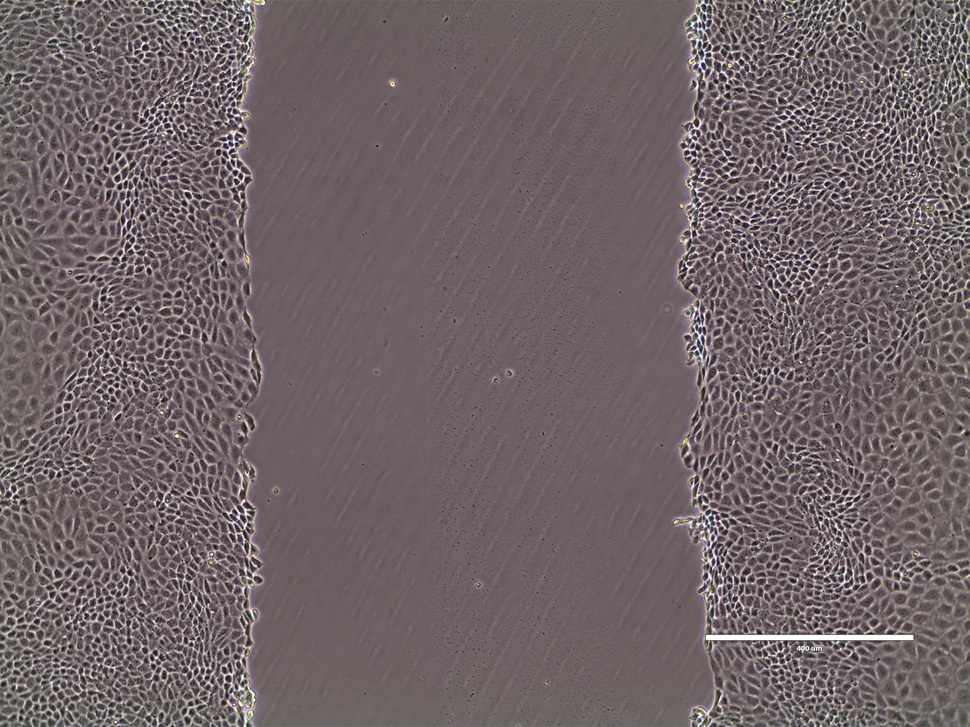
#> input picture notebooks/RK1.jpg, 970 x 727 px, shrunk from 2048 x 1536 before the run
$ jupyter execute --allow-errors fft_sequence.ipynb   (shell and % lines are left out)
#> lines starting #> are read from the running program, lines starting #| are printed output that depends on the picture
### master/image.py
import cv2
import numpy as np
import matplotlib.pyplot as plt
import glob
import pickle
import copy

class Image():
    """ This is an image class designed to give basic image functionality
    including showing, getting basic info, duplicate, crop, and perform
    other basic functionality on images.
    """

    """Create class attributes"""
    cv_flags = {
        'gray'      :  0,
        'color'     :  1,
        'unchanged' : -1
    }

    def __init__( self, image_filename, image_name, color_model='gray' ):
        """ Initialize instance attributes to describe an image """
#> called with image_filename = 'RK1.jpg', image_name = 'Original Cell Image', color_model = 'color'
        cv_flag             = Image.cv_flags.get(color_model, 'gray')
        self.image_filename = image_filename
        self.image_name     = image_name
        self.image          = cv2.imread(image_filename, cv_flag)
#> self.image is the input picture: shape (727, 970, 3); mean B, G, R 102.7, 100, 111.7
        self.shape          = self.image.shape
#> self.shape = (727, 970, 3)
        self.height         = self.shape[0]
#> self.height = 727
        self.width          = self.shape[1]
#> self.width = 970
        if len(self.shape) > 2:
            self.channel_cnt    = self.shape[2]
#> self.channel_cnt = 3
        else:
            self.channel_cnt    = 1
        if 1 < self.channel_cnt < 4:     # Set default colorspace to RGB
            self.image       = cv2.cvtColor(self.image, cv2.COLOR_BGR2RGB)
            self.color_space = 'RGB'
        elif self.channel_cnt > 3:
            self.image = cv2.cvtColor(self.image, cv2.COLOR_BGRA2RGBA)
            self.color_space = 'RGBA'
        else:
            self.color_space = 'Grayscale'
        # self.histr = cv2.calcHist([self.image], [0], None, [256], [0,256])

    def print_info(self):
        """ Print a statement with basic image info."""
        # Note: change Image Info to something more descriptive
        line_len = len(self.image_name) + 10
        print("-"*line_len)
        print("---- " + self.image_name + " ----")
        print("-"*line_len)
        print("Original Filename : " + self.image_filename)
        print("Height            : " + str(self.height))
#| Height            : 727
        print("Width             : " + str(self.width))
#| Width             : 970
        print("Color Channels    : " + str(self.channel_cnt))
#| Color Channels    : 3
        print("Color Space       : " + self.color_space)
        print("")

    # [22 lines left out: function cvt_color, not called in this run]


    def show_gray_im(self, figure_name=''):
        plt.figure(figure_name)
        plt.imshow(self.image, cmap='gray', vmin=0, vmax=255)

    # [29 lines left out: functions show_hist, simple_stretch, crop_image, grab_area, not called in this run]

cells = Image('RK1.jpg', 'Original Cell Image', color_model='color')
cells.print_info()

png = Image('Blueprint_Cut.png', 'Blueprint Translucent PNG', color_model='unchanged')
png.print_info()

png_gray = Image('Blueprint_Cut.png', 'Blueprint Grayscale', color_model='gray')
png_gray.print_info()

png.cvt_color('RGB')
png.print_info()

print(png.shape)

### notebooks/fft_sequence.ipynb
[cell 1]
import cv2
import matplotlib.pyplot as plt
import sys
sys.path.append('/home/dan/Dropbox/Create/ThinAir/CytoDynamic/master')
#> (the rest of this cell did not finish here and is left out)

[cell 2]
im = cv2.imread('RK1.jpg')
im = cv2.cvtColor(im, cv2.COLOR_BGR2YUV)
#> im: shape (727, 970, 3); mean of channels 0, 1, 2 103.8, 127.5, 135
y, u, v = cv2.split(im)
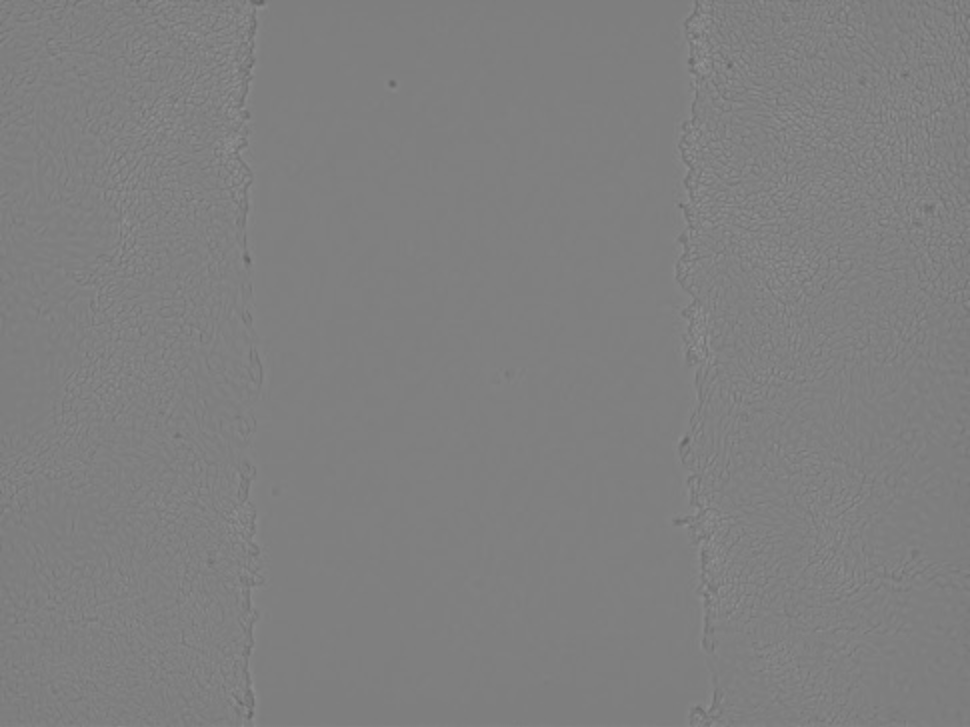
#> u: shape (727, 970); min 97, max 148, mean 127.5
blur = cv2.GaussianBlur(y,(51,51),0)
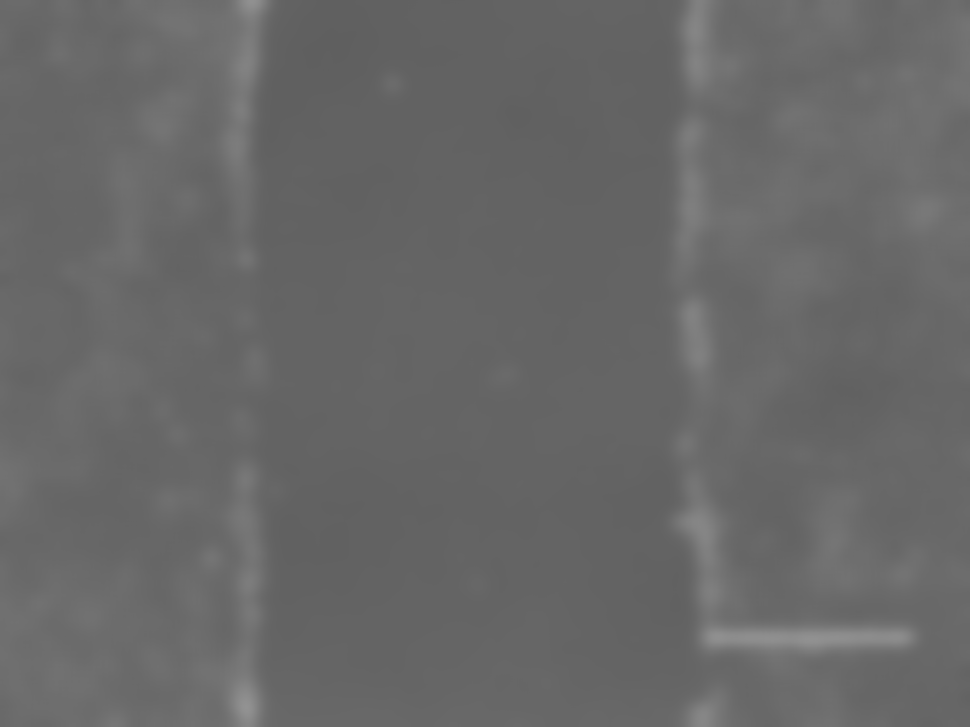
#> blur: shape (727, 970); min 95, max 146, mean 103.8
trans = cv2.transpose(blur)
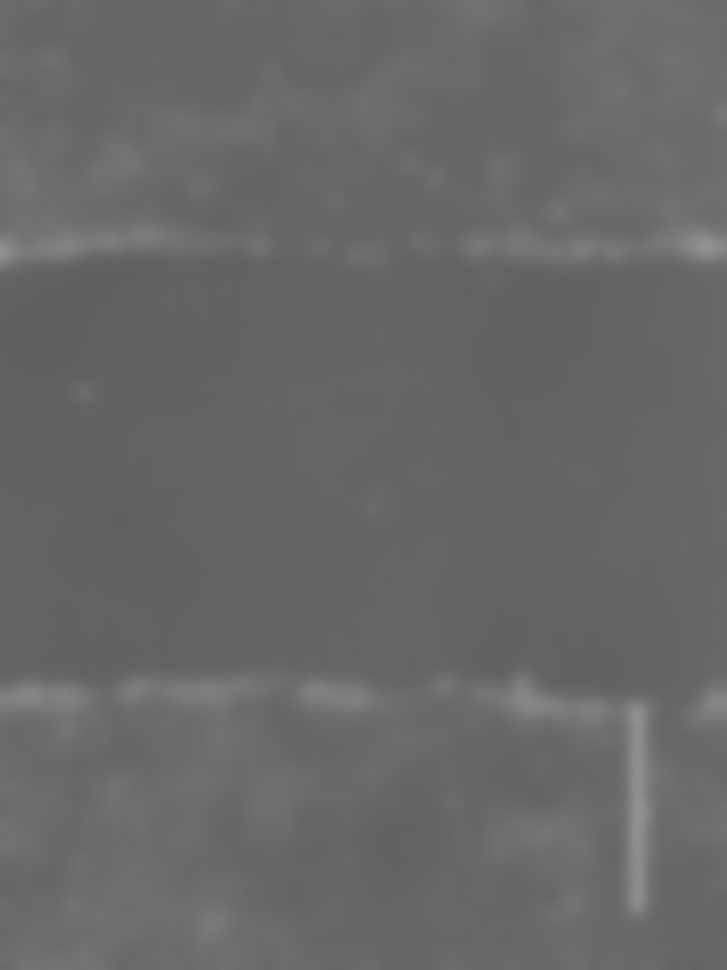
#> trans: shape (970, 727); min 95, max 146, mean 103.8

edges = cv2.Canny(trans,2,6)
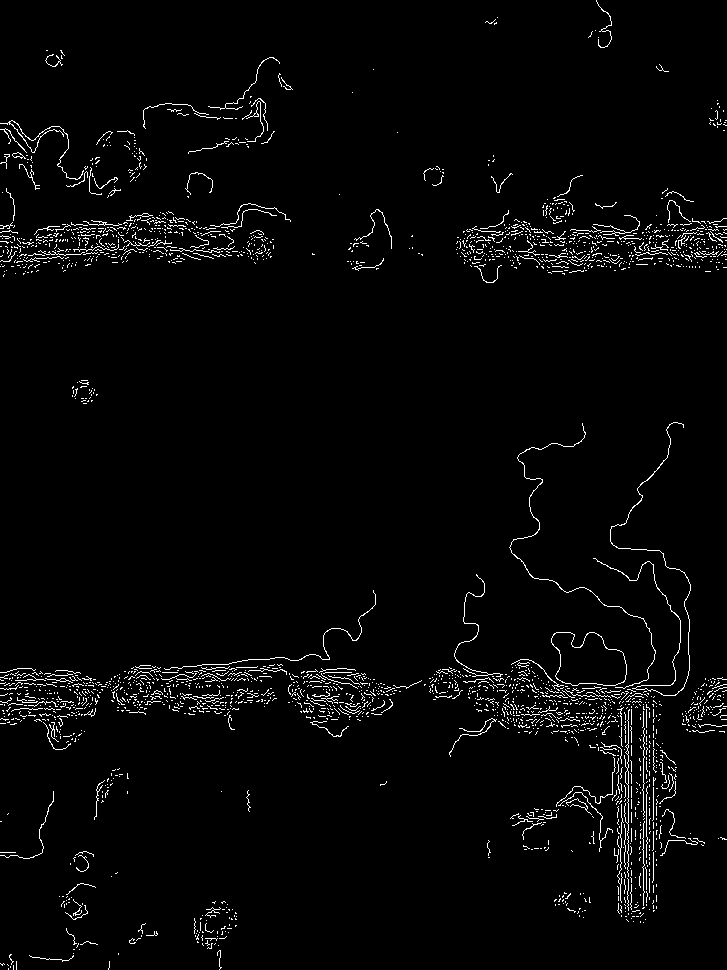
#> edges: shape (970, 727); 2.6% white in thin lines or dots
#> (the rest of this cell did not finish here and is left out)

#> (a cell that did not finish here is left out)
